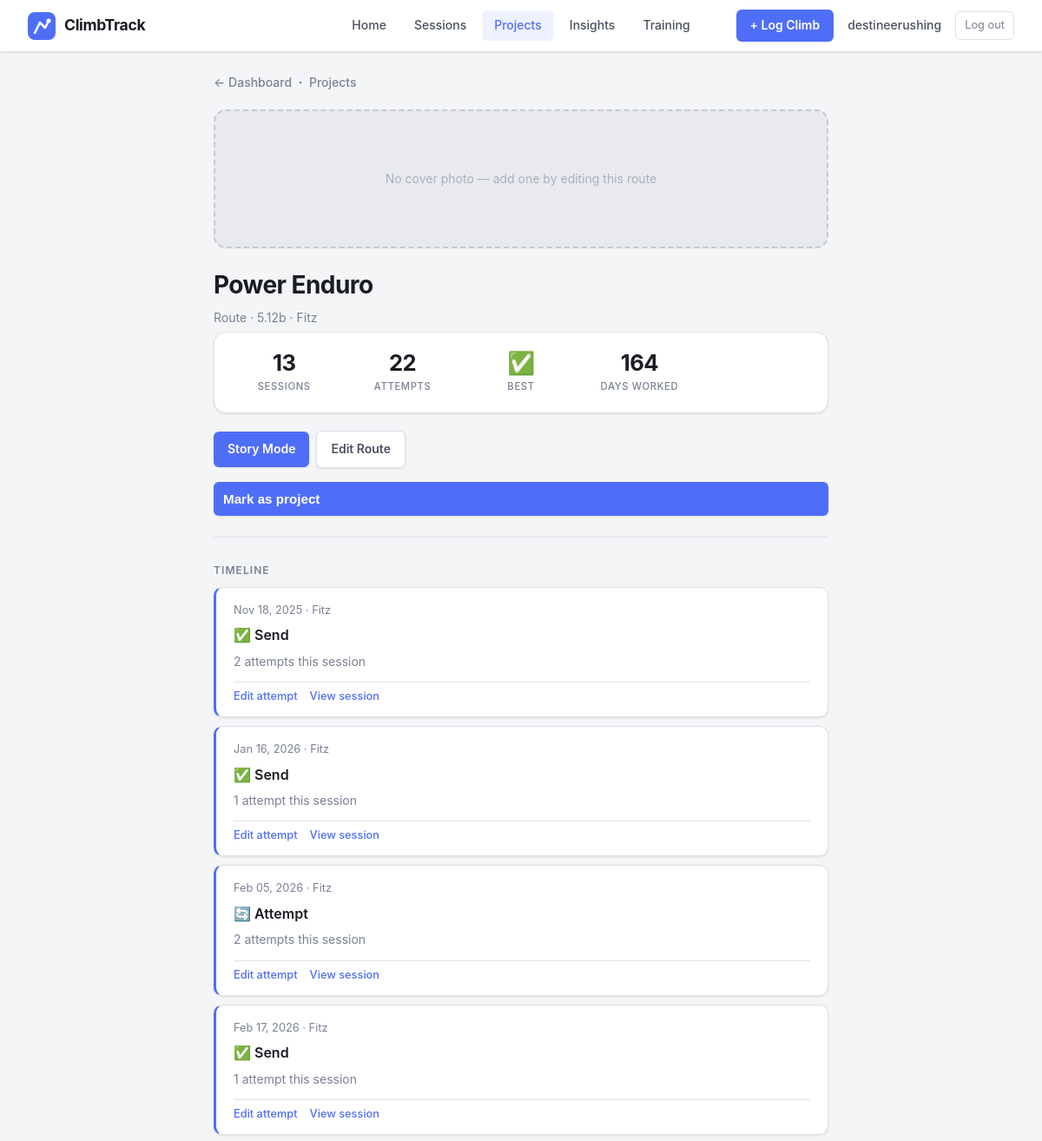
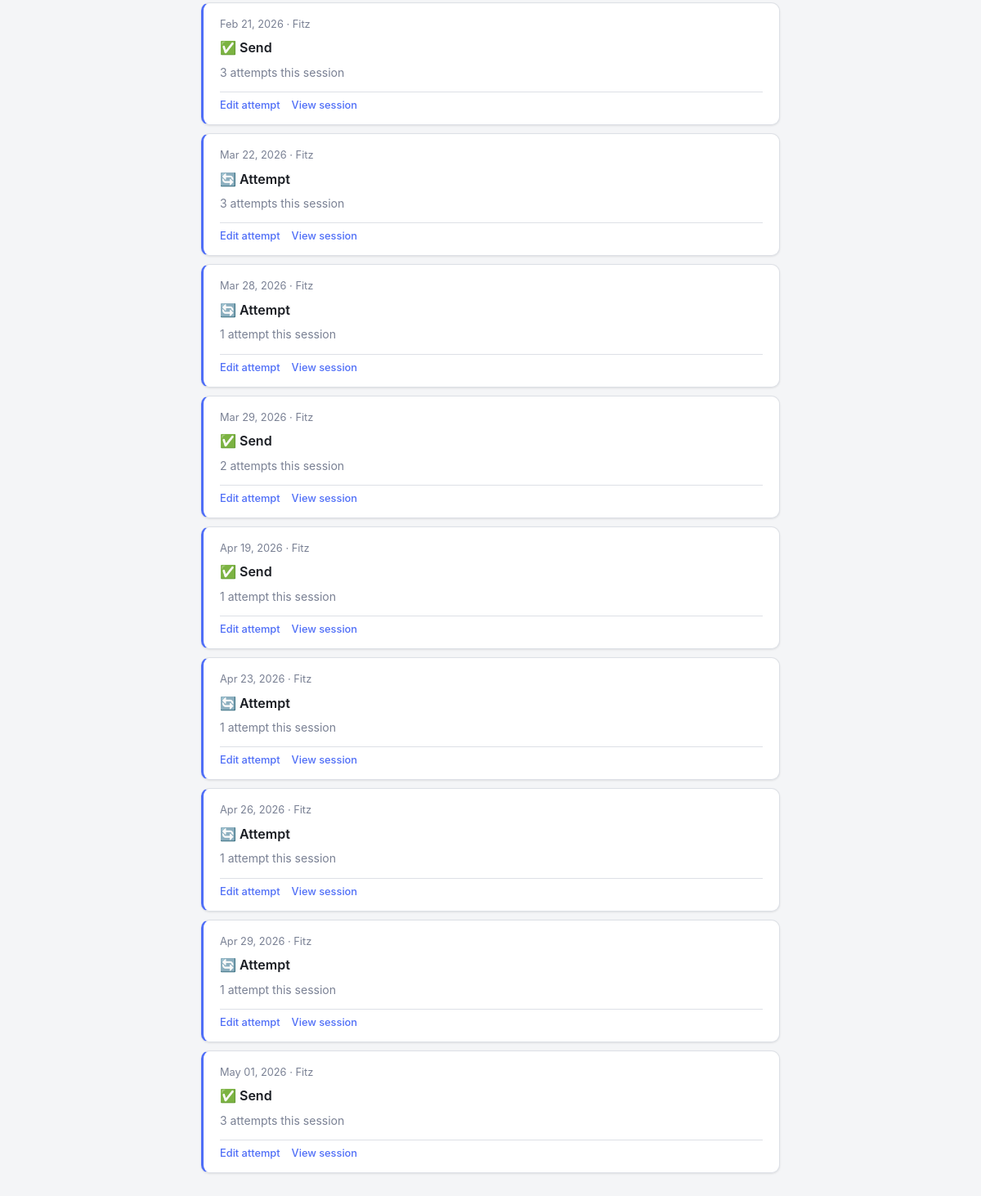
Page /route/36 (signed in) on the committed database (2 pictures, top to bottom).
### app.py (models this page shows, shortened)
class User(UserMixin, db.Model):
    id = db.Column(db.Integer, primary_key=True)
    email = db.Column(db.String(150), unique=True, nullable=False)
    display_name = db.Column(db.String(100), nullable=False)
    password_hash = db.Column(db.String(256), nullable=False)
    created_at = db.Column(db.DateTime, default=datetime.utcnow)
    sessions = db.relationship('Session', backref='user', lazy=True)

class Route(db.Model):
    id = db.Column(db.Integer, primary_key=True)
    name = db.Column(db.String(100), nullable=False)
    gym_id = db.Column(db.Integer, db.ForeignKey('gym.id'), nullable=True)
    location = db.Column(db.String(100))
    discipline = db.Column(db.String(20), default='boulder')
    grade = db.Column(db.String(20))
    is_project = db.Column(db.Boolean, default=False)
    image_filename = db.Column(db.String(200))
    created_at = db.Column(db.DateTime, default=datetime.utcnow)
    climbs = db.relationship('Climb', backref='route', lazy=True)

class Gym(db.Model):
    id = db.Column(db.Integer, primary_key=True)
    name = db.Column(db.String(100), nullable=False, unique=True)
    address = db.Column(db.String(200))
    is_outdoor = db.Column(db.Boolean, default=False)
    image_filename = db.Column(db.String(200))
    created_at = db.Column(db.DateTime, default=datetime.utcnow)
    sessions = db.relationship('Session', backref='gym', lazy=True)
    routes = db.relationship('Route', backref='gym', lazy=True)

class Climb(db.Model):
    id = db.Column(db.Integer, primary_key=True)
    session_id = db.Column(db.Integer, db.ForeignKey('session.id'), nullable=True)
    route_id = db.Column(db.Integer, db.ForeignKey('route.id'), nullable=True)
    climb_name = db.Column(db.String(100))
    discipline = db.Column(db.String(20), default='boulder')  # 'boulder' or 'route'
    grade = db.Column(db.String(20))
    attempts = db.Column(db.Integer)
    result = db.Column(db.String(20), default='attempt')
    notes = db.Column(db.String(500))
    style_tags = db.Column(db.String(300))  # comma-separated e.g. "crimp,overhang"
    photo_filename = db.Column(db.String(200))
    video_url = db.Column(db.String(500))

class Session(db.Model):
    id = db.Column(db.Integer, primary_key=True)
    date = db.Column(db.DateTime, default=datetime.utcnow)
    gym_id = db.Column(db.Integer, db.ForeignKey('gym.id'), nullable=True)
    user_id = db.Column(db.Integer, db.ForeignKey('user.id'), nullable=True)
    location = db.Column(db.String(100))
    session_type = db.Column(db.String(20), default='indoor')
    notes = db.Column(db.String(300))
    climbs = db.relationship('Climb', backref='session', lazy=True)

### app.py (the view)
@app.route("/route/<int:route_id>")
@login_required
def view_route(route_id):
    route = Route.query.get_or_404(route_id)
    climbs = sorted(
        [c for c in route.climbs if c.session],
        key=lambda c: c.session.date
    )
    total_attempts = sum(c.attempts for c in climbs)
    session_ids = {c.session_id for c in climbs}
    best_result = None
    for priority in ['onsight', 'flash', 'send', 'attempt']:
        if any(c.result == priority for c in climbs):
            best_result = priority
            break
    days_worked = None
    if len(climbs) >= 2:
        days_worked = (climbs[-1].session.date - climbs[0].session.date).days
    return render_template(
        "route_detail.html",
        route=route,
        climbs=climbs,
        total_attempts=total_attempts,
        session_count=len(session_ids),
        best_result=best_result,
        days_worked=days_worked,
        result_labels=RESULT_LABELS,
    )

### app.py (called while the page is built)
@login_manager.user_loader
def load_user(user_id):
    return User.query.get(int(user_id))

### templates/route_detail.html (shortened to what this page needs)
<!DOCTYPE html>
<html>
<head>
    <link rel="stylesheet" href="{{ url_for('static', filename='style.css') }}">
</head>
<body>
    <header class="desktop-nav">
        <a href="/" class="desktop-nav-logo">
            <span class="desktop-nav-wordmark">ClimbTrack</span>
        </a>
        <nav class="desktop-nav-links">
            <a href="/" class="desktop-nav-link">Home</a>
            <a href="/gyms" class="desktop-nav-link">Sessions</a>
            <a href="/projects" class="desktop-nav-link active">Projects</a>
            <a href="/insights" class="desktop-nav-link">Insights</a>
            <a href="/training" class="desktop-nav-link">Training</a>
        </nav>
        <div class="desktop-nav-user">
            <a href="/session/new" class="desktop-nav-cta">+ Log Climb</a>
            <span class="desktop-nav-name">{{ current_user.display_name }}</span>
            <a href="/logout" class="desktop-nav-logout">Log out</a>
        </div>
    </header>
    <nav class="top-nav"><a href="/">← Dashboard</a> &nbsp;·&nbsp; <a href="/projects">Projects</a></nav>
    {% if route.image_filename %}
    <img src="{{ url_for('static', filename='uploads/' + route.image_filename) }}"
         alt="{{ route.name }}" class="cover-image">
    {% else %}
    <div class="cover-placeholder">No cover photo — add one by editing this route</div>
    {% endif %}
    <h1>{% if route.is_project %}⭐ {% endif %}{{ route.name }}</h1>
    <p class="muted">
        {% if route.discipline == 'route' %}Route{% else %}Boulder{% endif %} · {{ route.grade }}
        · {{ route.gym.name if route.gym else route.location }}
    </p>
    {% if climbs %}
    <div class="stats-card">
        <div class="stats-grid">
            <div class="stat">
                <div class="stat-value">{{ session_count }}</div>
                <div class="stat-label">Sessions</div>
            </div>
            <div class="stat">
                <div class="stat-value">{{ total_attempts }}</div>
                <div class="stat-label">Attempts</div>
            </div>
            <div class="stat">
                <div class="stat-value">
                    {% if best_result and best_result != 'attempt' %}
                        {{ result_labels[best_result].split(' ')[0] }}
                    {% else %}—{% endif %}
                </div>
                <div class="stat-label">Best</div>
            </div>
            {% if days_worked is not none %}
            <div class="stat">
                <div class="stat-value">{{ days_worked }}</div>
                <div class="stat-label">Day{% if days_worked != 1 %}s{% endif %} Worked</div>
            </div>
            {% endif %}
        </div>
    </div>
    {% endif %}
    <div class="btn-row">
        <a href="/route/{{ route.id }}/story" class="btn">Story Mode</a>
        <a href="/route/{{ route.id }}/edit" class="btn btn-secondary">Edit Route</a>
        <form method="POST" action="/route/{{ route.id }}/toggle_project" style="display:contents">
            <button type="submit" class="btn btn-secondary">
                {% if route.is_project %}Remove from projects{% else %}Mark as project{% endif %}
            </button>
        </form>
    </div>
    <hr>
    <p class="section-heading">Timeline</p>
    {% if climbs %}
        {% for climb in climbs %}
        <div class="card timeline-entry">
            <p class="muted timeline-date">
                {{ climb.session.date.strftime('%b %d, %Y') }} · {{ climb.session.gym.name if climb.session.gym else climb.session.location }}
            </p>
            <p class="timeline-result">{{ result_labels[climb.result] }}</p>
            <p class="muted">{{ climb.attempts }} attempt{% if climb.attempts != 1 %}s{% endif %} this session</p>
            <div class="card-actions">
                <a href="/climb/{{ climb.id }}/edit" class="link-btn">Edit attempt</a>
                <a href="/session/{{ climb.session_id }}" class="link-btn">View session</a>
            </div>
        </div>
        {% endfor %}
    {% else %}
        <div class="empty-state">
            <div class="empty-state-icon">📋</div>
            <p>No attempts logged yet.</p>
        </div>
    {% endif %}
</body>
</html>

### rows in the picture
User: display_name "destineerushing"
Route: name "Power Enduro", grade "5.12b"
Gym: gym "Fitz"
Climb: session "Nov 18, 2025", session.gym "Fitz", result "✅ Send", attempts "2"
Climb: session "Jan 16, 2026", session.gym "Fitz", result "✅ Send", attempts "1"
Climb: session "Feb 05, 2026", session.gym "Fitz", result "🔄 Attempt", attempts "2"
Climb: session "Feb 17, 2026", session.gym "Fitz", result "✅ Send", attempts "1"
Climb: session "Feb 21, 2026", session.gym "Fitz", result "✅ Send", attempts "3"
Climb: session "Mar 22, 2026", session.gym "Fitz", result "🔄 Attempt", attempts "3"
Climb: session "Mar 28, 2026", session.gym "Fitz", result "🔄 Attempt", attempts "1"
Climb: session "Mar 29, 2026", session.gym "Fitz", result "✅ Send", attempts "2"
Climb: session "Apr 19, 2026", session.gym "Fitz", result "✅ Send", attempts "1"
Climb: session "Apr 23, 2026", session.gym "Fitz", result "🔄 Attempt", attempts "1"
Climb: session "Apr 26, 2026", session.gym "Fitz", result "🔄 Attempt", attempts "1"
Climb: session "Apr 29, 2026", session.gym "Fitz", result "🔄 Attempt", attempts "1"
Climb: session "May 01, 2026", session.gym "Fitz", result "✅ Send", attempts "3"

### other values in the picture
{{ session_count }} "13"
{{ total_attempts }} "22"
{{ result_labels[best_result].split(' ')[0] }} "✅"
{{ days_worked }} "164"
